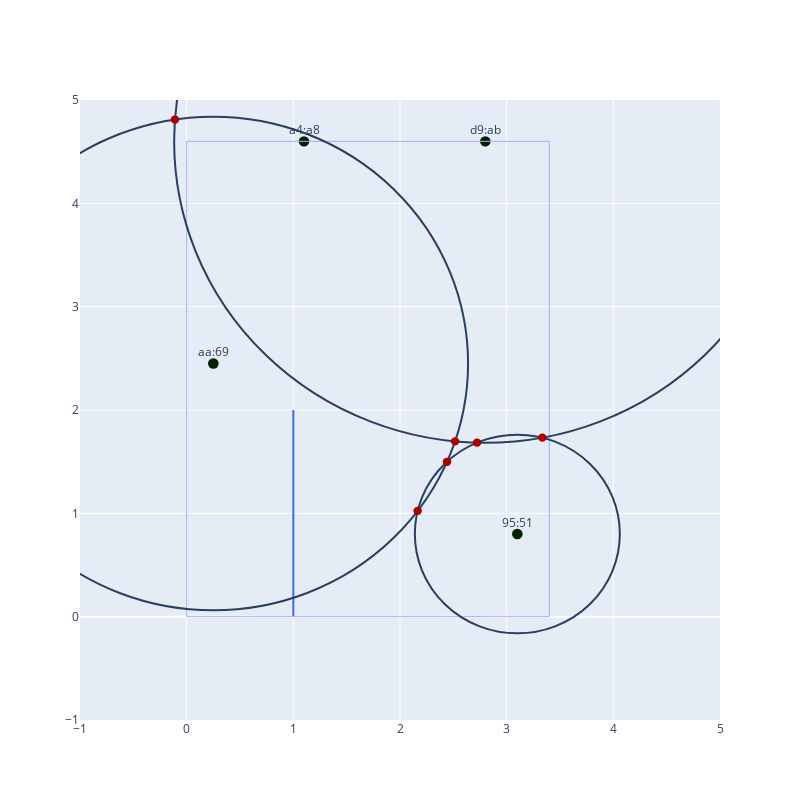

Notebook code cell kept with this figure:
### Code cell
%run trilateration_sandbox

### Figure 1 — Plotly figure (JSON) as saved in the notebook; plotly's stock layout.template omitted (floating-point values rounded to 4 significant figures)
{"data": [{"mode": "text", "text": ["aa:69", "a4:a8", "d9:ab", "95:51"], "type": "scatter", "x": [0.25, 1.1, 2.8, 3.1], "y": [2.55, 4.7, 4.7, 0.9]}], "layout": {"height": 800, "shapes": [{"line": {"color": "RoyalBlue", "width": 2}, "type": "line", "x0": 1, "x1": 1, "y0": 0, "y1": 2}, {"fillcolor": "#002200", "line": {"width": 0}, "type": "circle", "x0": 0.2, "x1": 0.3, "xref": "x", "y0": 2.4, "y1": 2.5, "yref": "y"}, {"fillcolor": "#002200", "line": {"width": 0}, "type": "circle", "x0": 1.05, "x1": 1.15, "xref": "x", "y0": 4.55, "y1": 4.65, "yref": "y"}, {"fillcolor": "#002200", "line": {"width": 0}, "type": "circle", "x0": 2.75, "x1": 2.85, "xref": "x", "y0": 4.55, "y1": 4.65, "yref": "y"}, {"fillcolor": "#002200", "line": {"width": 0}, "type": "circle", "x0": 3.05, "x1": 3.15, "xref": "x", "y0": 0.75, "y1": 0.85, "yref": "y"}, {"line": {"color": "#AAAAFF", "width": 1}, "type": "rect", "x0": 0, "x1": 3.4, "xref": "x", "y0": 0, "y1": 4.6, "yref": "y"}, {"line": {"width": 2}, "type": "circle", "x0": 2.139, "x1": 4.061, "xref": "x", "y0": -0.1609, "y1": 1.761, "yref": "y"}, {"line": {"width": 2}, "type": "circle", "x0": -2.138, "x1": 2.638, "xref": "x", "y0": 0.06188, "y1": 4.838, "yref": "y"}, {"line": {"width": 2}, "type": "circle", "x0": -0.1174, "x1": 5.717, "xref": "x", "y0": 1.683, "y1": 7.517, "yref": "y"}, {"fillcolor": "#AA0000", "line": {"width": 0}, "type": "circle", "x0": 2.401, "x1": 2.481, "xref": "x", "y0": 1.459, "y1": 1.539, "yref": "y"}, {"fillcolor": "#AA0000", "line": {"width": 0}, "type": "circle", "x0": 2.126, "x1": 2.206, "xref": "x", "y0": 0.9839, "y1": 1.064, "yref": "y"}, {"fillcolor": "#AA0000", "line": {"width": 0}, "type": "circle", "x0": -0.1497, "x1": -0.06972, "xref": "x", "y0": 4.771, "y1": 4.851, "yref": "y"}, {"fillcolor": "#AA0000", "line": {"width": 0}, "type": "circle", "x0": 2.476, "x1": 2.556, "xref": "x", "y0": 1.656, "y1": 1.736, "yref": "y"}, {"fillcolor": "#AA0000", "line": {"width": 0}, "type": "circle", "x0": 3.294, "x1": 3.374, "xref": "x", "y0": 1.692, "y1": 1.772, "yref": "y"}, {"fillcolor": "#AA0000", "line": {"width": 0}, "type": "circle", "x0": 2.683, "x1": 2.763, "xref": "x", "y0": 1.644, "y1": 1.724, "yref": "y"}], "width": 800, "xaxis": {"range": [-1, 5], "zeroline": false}, "yaxis": {"range": [-1, 5]}}}
